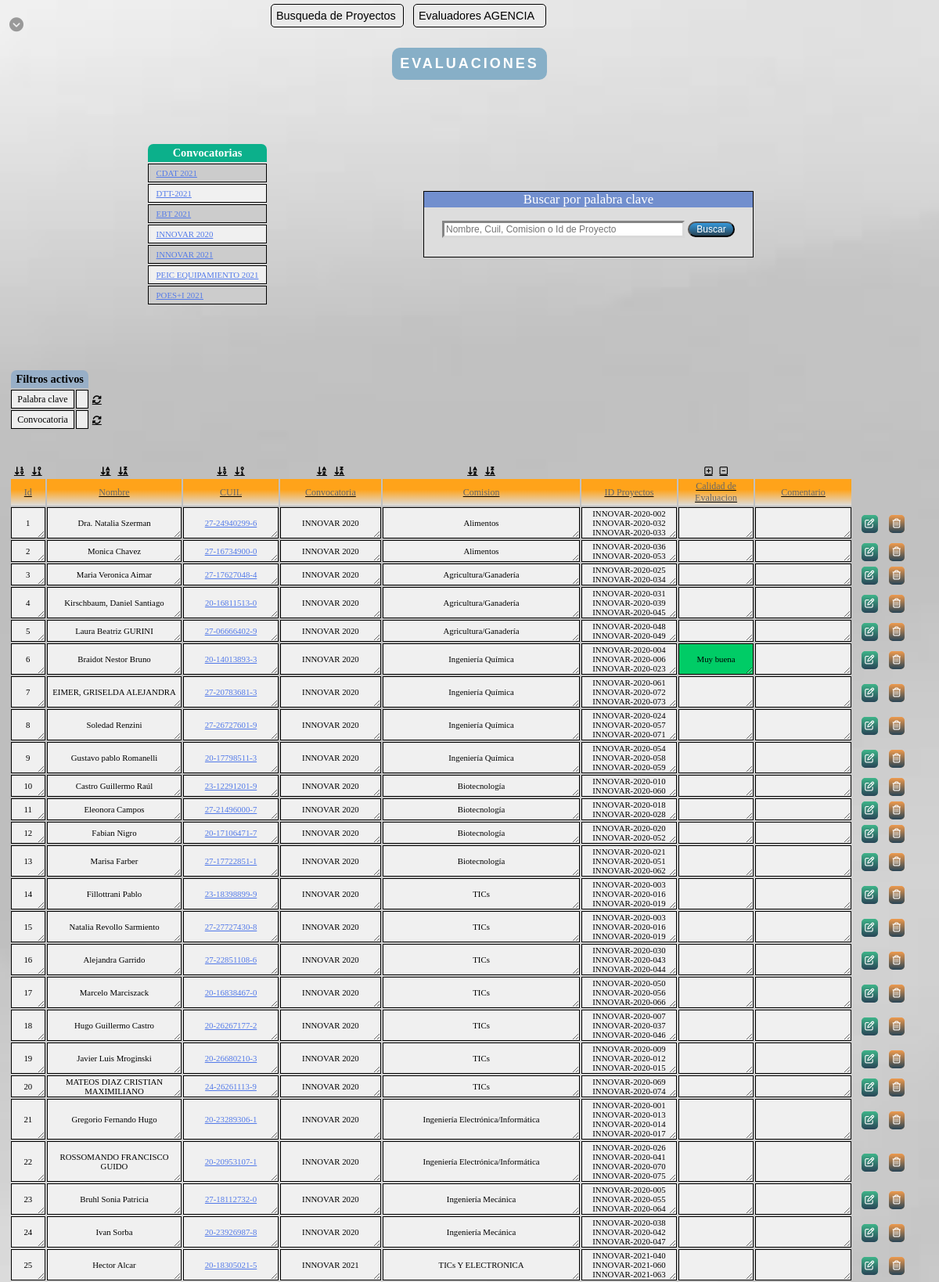
The page /evaluadores/evaluaciones/index.php (upper part) on the database its author committed.
### tables this page shows
CREATE TABLE IF NOT EXISTS `evaluaciones` (
  `Id` int(11) NOT NULL AUTO_INCREMENT,
  `Nombre` text,
  `CUIL` text,
  `Convocatoria` text,
  `Comision` text,
  `ID_Proyectos` text,
  `Evaluacion` text,
  `Comentario` text,
  PRIMARY KEY (`Id`)
);

### evaluadores/evaluaciones/index.php (the view, shortened to what this page needs)
<!DOCTYPE html>
<html>
<head>
	<link rel="stylesheet" type="text/css" href="evaluacionesss.css">
	<link rel="stylesheet" type="text/css" href="nav.css">
	<?php
		function resaltar_frase($string, $frase, $taga = '<b style="color:#E2F516; background-color:red">', $tagb = '</b>')
		{
		return ($string !== '' && $frase !== '')
		? preg_replace('/('.preg_quote($frase, '/').')/i'.('true' ? 'u' : ''), $taga.'\\1'.$tagb, $string)
		: $string;
		}
		if(isset($_GET['orden'])){
			$orden=$_GET['orden'];
		}else{
			$orden='Order by `Id`';
		}
		if(isset($_GET['palabra'])){
			$palabra=$_GET['palabra'];
		}else{
			$palabra='';
		}
		if(isset($_GET['filtro_conv'])){
			$filtro_conv=$_GET['filtro_conv'];
		}else{
			$filtro_conv='';
		}
		if(isset($_GET['f1'])){
			$f1=$_GET['f1'];
		}else{
			$f1='CUIL';
		}
		if(isset($_GET['f2'])){
			$f2=$_GET['f2'];
		}else{
			$f2='Nombre';
		}
		if(isset($_GET['f3'])){
			$f3=$_GET['f3'];
		}else{
			$f3='Comision';
		}
		if(isset($_GET['f4'])){
			$f4=$_GET['f4'];
		}else{
			$f4='Id_Proyectos';
		}
		if(isset($_GET['c1'])){
			$c1=$_GET['c1'];
		}else{
			$c1='Convocatoria';
		}
		include("conexion.php");
		$conexion=$base->query("SELECT * FROM evaluaciones WHERE
			($f1 like '%$palabra%' OR $f2 like '%$palabra%' OR $f3 like '%$palabra%' OR $f4 like '%$palabra%')
			AND ($c1 like '%$filtro_conv%' ) $orden");
		$conexion_conv=$base->query("SELECT `Convocatoria` FROM evaluaciones group by `Convocatoria` ");
		$registros=$conexion->fetchAll(PDO::FETCH_OBJ);
		$filtros=$conexion_conv->fetchAll(PDO::FETCH_OBJ);
	?>
			<div class="navegador">
        <ul id="menu">
          <li><a href="../../Busqueda_proyectos/">Busqueda de Proyectos</a></li>
          <li><a href="">Evaluadores AGENCIA</a>
          </li>
        </ul>
      </div>
</head>
<body background='/BD/Recursos/fondo.jpg'>
	<a href='#inf' title="Bajar" class="subir_bajar sup"><i class="fa-solid fa-circle-chevron-down"></i></a>
<div class="Titulo_Principal"><h1>Evaluaciones</h1></div>
	<div align="center">
		<div class="tabla-filtros">
			<table>
				<th id="filtro-titulo">Convocatorias</th>
				<th></th>
					<?php foreach($filtros as $f):
						$background_color="";
						$color="";
						?>
						<tr>
						<td class="filas-filtros" style="background-color: <?php echo $background_color?>">
							<a style="color:<?php echo $color?>" href="index.php ?orden=<?php echo $orden ?>&c1=Convocatoria&filtro_conv=<?php echo $f->Convocatoria?>&f1=<?php echo $f1?>&f2=<?php echo $f2?>&f3=<?php echo $f3?>&palabra=<?php echo $palabra?>">
								<?php echo $f->Convocatoria;?></a></td>
						</tr>
					<?php endforeach;?>
			</table>
		</div>
		<div class="Busqueda">
			<p>Buscar por palabra clave</p>
			<form method="post" action="">
			<input type="text" autocomplete="off" name="busqueda" value="<?php echo $palabra?>" placeholder="Nombre, Cuil, Comision o Id de Proyecto">
			<input class="btn_buscar" type="submit" name="btn_busqueda" value="Buscar">
			</form>
		</div>
</div>
<div class="filtros-activos">
	<table>
	<th colspan="2">Filtros activos</th>
	<tr><td>Palabra clave</td><td><?php echo $palabra;?></td><td class="btn_filtros"><a class="fa-solid fa-rotate" href="index.php ?&filtro_conv=<?php echo $filtro_conv?>"><span>Reiniciar Filtro de Palabra</span></a></td></tr>
	<tr><td>Convocatoria</td><td><?php echo $filtro_conv;?></td><td class="btn_filtros"><a class="fa-solid fa-rotate" href="index.php ?&palabra=<?php echo $palabra?>"><span>Reiniciar Filtro de Convocatoria</span></a></td></tr>
	</table>
</div>
	<div class="tabla-evaluaciones">
		<form class="form-evaluaciones" method="post" action="">
		<table align="center">
			<tr>
				<td class="btn_filtros">
					<a href="index.php ?orden=Order by `Id` Asc &f1=<?php echo $f1?> &palabra=<?php echo $palabra?>&filtro_conv=<?php echo $filtro_conv?>" class="fas fa-sort-numeric-down"></a>
					<a href="index.php ?orden=Order by `Id` Desc &f1=<?php echo $f1?> &palabra=<?php echo $palabra?>&filtro_conv=<?php echo $filtro_conv?>" class="fas fa-sort-numeric-down-alt"></a>
				</td>
				<td class="btn_filtros">
					<a href="index.php ?orden=Order by `Nombre` Asc &f1=<?php echo $f1?> &palabra=<?php echo $palabra?>&filtro_conv=<?php echo $filtro_conv?>" class="fas fa-sort-alpha-down"></a>
					<a href="index.php ?orden=Order by `Nombre` Desc &f1=<?php echo $f1?> &palabra=<?php echo $palabra?>&filtro_conv=<?php echo $filtro_conv?>" class="fas fa-sort-alpha-down-alt"></a>
				</td>
				<td class="btn_filtros">
					<a href="index.php ?orden=Order by `CUIL` Asc &f1=<?php echo $f1?> &palabra=<?php echo $palabra?>&filtro_conv=<?php echo $filtro_conv?>" class="fas fa-sort-numeric-down"></a>
					<a href="index.php ?orden=Order by `CUIL` Desc &f1=<?php echo $f1?> &palabra=<?php echo $palabra?>&filtro_conv=<?php echo $filtro_conv?>" class="fas fa-sort-numeric-down-alt"></a>
				</td>
				<td class="btn_filtros">
					<a href="index.php ?orden=Order by `Convocatoria` Asc &f1=<?php echo $f1?> &palabra=<?php echo $palabra?>&filtro_conv=<?php echo $filtro_conv?>" class="fas fa-sort-alpha-down"></a>
					<a href="index.php ?orden=Order by `Convocatoria` Desc &f1=<?php echo $f1?> &palabra=<?php echo $palabra?>&filtro_conv=<?php echo $filtro_conv?>" class="fas fa-sort-alpha-down-alt"></a>
				</td>
				<td class="btn_filtros">
					<a href="index.php ?orden=Order by `Comision` Asc &f1=<?php echo $f1?> &palabra=<?php echo $palabra?>&filtro_conv=<?php echo $filtro_conv?>" class="fas fa-sort-alpha-down"></a>
					<a href="index.php ?orden=Order by `Comision` Desc &f1=<?php echo $f1?> &palabra=<?php echo $palabra?>&filtro_conv=<?php echo $filtro_conv?>" class="fas fa-sort-alpha-down-alt"></a>
				</td>
				<td></td>
				<td class="btn_filtros">
					<a href="index.php ?orden=Order by field(Evaluacion,'Muy Buena','Regular','Mala','') &f1=<?php echo $f1?> &palabra=<?php echo $palabra?>&filtro_conv=<?php echo $filtro_conv?>" class="fa-regular fa-square-plus"></a>
					<a href="index.php ?orden=Order by field(Evaluacion,'Mala','Regular','Muy Buena','') &f1=<?php echo $f1?> &palabra=<?php echo $palabra?>&filtro_conv=<?php echo $filtro_conv?>" class="fa-regular fa-square-minus"></a>
				</td>
				<td></td>
				<td></td>
				<td></td>
			</tr>
			<tr>
				<td class="titulos">Id</td>
				<td class="titulos titulo-fijo">Nombre</td>
				<td class="titulos">CUIL</td>
				<td class="titulos">Convocatoria</td>
				<td class="titulos">Comision</td>
				<td class="titulos">ID Proyectos</td>
				<td class="titulos">Calidad de Evaluacion</td>
				<td class="titulos">Comentario</td>
			</tr>
			<?php
			foreach($registros as $persona):
			if($persona->Evaluacion=='Muy buena')
			$colorEvaluacion= '#00cc66';
			if($persona->Evaluacion=="Mala")
			$colorEvaluacion= '#e63900';
			if($persona->Evaluacion=="")
			$colorEvaluacion= '';
			if($palabra==''){
				$Nombre=$persona->Nombre;
				$CUIL=$persona->CUIL;
				$Comision=$persona->Comision;
				$ID_Proyectos=$persona->ID_Proyectos;
			}else{
				$Nombre=eliminar_acentos($persona->Nombre);
				$CUIL=eliminar_acentos($persona->CUIL);
				$Comision=eliminar_acentos($persona->Comision);
				$ID_Proyectos=eliminar_acentos($persona->ID_Proyectos);
			}
			if($c1=='Convocatoria'){
				$Convocatoria=$persona->Convocatoria;
			}else{
				$Convocatoria=eliminar_acentos($persona->Convocatoria);
			}
			?>
			<tr tabindex="3">
				<td class="filas"><div><?php echo $persona->Id?></div></td>
				<td class="filas columna-fija"><div><?php echo resaltar_frase($Nombre,$palabra)?></div></td>
				<td class="filas filas_cuil"><div><a href="/BaseDeDatos/evaluadores/evaluadores/index.php ?f1=CUIL &palabra=<?php echo $persona->CUIL?>" target="_blank"><?php echo resaltar_frase($CUIL,$palabra)?></a></div></td>
				<td class="filas"><div><?php echo resaltar_frase($Convocatoria,$filtro_conv)?></div></td>
				<td class="filas"><div><?php echo resaltar_frase($Comision,$palabra)?></div></td>
				<td class="filas"><div><?php echo resaltar_frase($ID_Proyectos,$palabra)?></div></td>
				<td class="filas" style="background-color:<?php echo $colorEvaluacion?>"><div><?php echo $persona->Evaluacion?></div></td>
				<td class="filas"><div><?php echo $persona->Comentario?></div></td>
      			<td>
      				<div class="boton-td">
	      			<a class="boton_actualizar" title="Editar" href="actualizar.php?Id=<?php echo $persona->Id?>&orden=<?php echo $orden?>&f1=<?php echo $f1?> &palabra=<?php echo $palabra?>&filtro_conv=<?php echo $filtro_conv?>">
	      			<i class="fa-regular fa-pen-to-square"></i></a>
					<a class="boton_borrar" title="Borrar" href="borrar.php?Id= <?php echo $persona->Id?>&orden=<?php echo $orden ?>&f1=<?php echo $f1?> &palabra=<?php echo $palabra?>&filtro_conv=<?php echo $filtro_conv?>" onclick="return  confirm('ELIMINAR <?php echo $persona->Nombre?> de la convocatoria <?php echo $persona->Convocatoria?> ?')">
					<i class="far fa-trash-alt"></i></a>
					</div>
				</td>
			</tr>
			<?php
			endforeach;
			?>
			</table>
		</form>
	</div>
</body>
</html>

### evaluadores/evaluaciones/nav.css (style rules this page uses)
body { margin: 0px; }
.navegador { font-family: Helvetica; display: inline-block; position: absolute; left: 25%; margin: 5px 0; }
ul { list-style: none; margin:0px; }
#menu li>a { background-color: #eaeaea; color: #000; padding: 0.5vw; font-size: 1.2vw; display: block; border-radius: 5px; text-decoration: none; text-align: left; width: 13vw; min-width: 100px; border:1px solid black; margin: 0 0.5vw; }
#menu>li { float: left; text-align:left; }

### rows shown on the page
evaluaciones: Id "1", Nombre "Dra. Natalia Szerman", CUIL "27-24940299-6", Convocatoria "INNOVAR 2020", Comision "Alimentos", ID_Proyectos "INNOVAR-2020-002 INNOVAR-2020-032 INNOVAR-2020-033"
evaluaciones: Id "2", Nombre "Monica Chavez", CUIL "27-16734900-0", Convocatoria "INNOVAR 2020", Comision "Alimentos", ID_Proyectos "INNOVAR-2020-036 INNOVAR-2020-053"
evaluaciones: Id "3", Nombre "Maria Veronica Aimar", CUIL "27-17627048-4", Convocatoria "INNOVAR 2020", Comision "Agricultura/Ganadería", ID_Proyectos "INNOVAR-2020-025 INNOVAR-2020-034"
evaluaciones: Id "4", Nombre "Kirschbaum, Daniel Santiago", CUIL "20-16811513-0", Convocatoria "INNOVAR 2020", Comision "Agricultura/Ganadería", ID_Proyectos "INNOVAR-2020-031 INNOVAR-2020-039 INNOVAR-2020-045"
evaluaciones: Id "5", Nombre "Laura Beatriz GURINI", CUIL "27-06666402-9", Convocatoria "INNOVAR 2020", Comision "Agricultura/Ganadería", ID_Proyectos "INNOVAR-2020-048 INNOVAR-2020-049"
evaluaciones: Id "6", Nombre "Braidot Nestor Bruno", CUIL "20-14013893-3", Convocatoria "INNOVAR 2020", Comision "Ingeniería Química", ID_Proyectos "INNOVAR-2020-004 INNOVAR-2020-006 INNOVAR-2020-023", Evaluacion "Muy buena"
evaluaciones: Id "7", Nombre "EIMER, GRISELDA ALEJANDRA", CUIL "27-20783681-3", Convocatoria "INNOVAR 2020", Comision "Ingeniería Química", ID_Proyectos "INNOVAR-2020-061 INNOVAR-2020-072 INNOVAR-2020-073"
evaluaciones: Id "8", Nombre "Soledad Renzini", CUIL "27-26727601-9", Convocatoria "INNOVAR 2020", Comision "Ingeniería Química", ID_Proyectos "INNOVAR-2020-024 INNOVAR-2020-057 INNOVAR-2020-071"
evaluaciones: Id "9", Nombre "Gustavo pablo Romanelli", CUIL "20-17798511-3", Convocatoria "INNOVAR 2020", Comision "Ingeniería Química", ID_Proyectos "INNOVAR-2020-054 INNOVAR-2020-058 INNOVAR-2020-059"
evaluaciones: Id "10", Nombre "Castro Guillermo Raúl", CUIL "23-12291201-9", Convocatoria "INNOVAR 2020", Comision "Biotecnología", ID_Proyectos "INNOVAR-2020-010 INNOVAR-2020-060"
evaluaciones: Id "11", Nombre "Eleonora Campos", CUIL "27-21496000-7", Convocatoria "INNOVAR 2020", Comision "Biotecnología", ID_Proyectos "INNOVAR-2020-018 INNOVAR-2020-028"
evaluaciones: Id "12", Nombre "Fabian Nigro", CUIL "20-17106471-7", Convocatoria "INNOVAR 2020", Comision "Biotecnología", ID_Proyectos "INNOVAR-2020-020 INNOVAR-2020-052"
evaluaciones: Id "13", Nombre "Marisa Farber", CUIL "27-17722851-1", Convocatoria "INNOVAR 2020", Comision "Biotecnología", ID_Proyectos "INNOVAR-2020-021 INNOVAR-2020-051 INNOVAR-2020-062"
evaluaciones: Id "14", Nombre "Fillottrani Pablo", CUIL "23-18398899-9", Convocatoria "INNOVAR 2020", Comision "TICs", ID_Proyectos "INNOVAR-2020-003 INNOVAR-2020-016 INNOVAR-2020-019"
evaluaciones: Id "15", Nombre "Natalia Revollo Sarmiento", CUIL "27-27727430-8", Convocatoria "INNOVAR 2020", Comision "TICs", ID_Proyectos "INNOVAR-2020-003 INNOVAR-2020-016 INNOVAR-2020-019"
evaluaciones: Id "16", Nombre "Alejandra Garrido", CUIL "27-22851108-6", Convocatoria "INNOVAR 2020", Comision "TICs", ID_Proyectos "INNOVAR-2020-030 INNOVAR-2020-043 INNOVAR-2020-044"
evaluaciones: Id "17", Nombre "Marcelo Marciszack", CUIL "20-16838467-0", Convocatoria "INNOVAR 2020", Comision "TICs", ID_Proyectos "INNOVAR-2020-050 INNOVAR-2020-056 INNOVAR-2020-066"
evaluaciones: Id "18", Nombre "Hugo Guillermo Castro", CUIL "20-26267177-2", Convocatoria "INNOVAR 2020", Comision "TICs", ID_Proyectos "INNOVAR-2020-007 INNOVAR-2020-037 INNOVAR-2020-046"
evaluaciones: Id "19", Nombre "Javier Luis Mroginski", CUIL "20-26680210-3", Convocatoria "INNOVAR 2020", Comision "TICs", ID_Proyectos "INNOVAR-2020-009 INNOVAR-2020-012 INNOVAR-2020-015"
evaluaciones: Id "20", Nombre "MATEOS DIAZ CRISTIAN MAXIMILIANO", CUIL "24-26261113-9", Convocatoria "INNOVAR 2020", Comision "TICs", ID_Proyectos "INNOVAR-2020-069 INNOVAR-2020-074"
evaluaciones: Id "21", Nombre "Gregorio Fernando Hugo", CUIL "20-23289306-1", Convocatoria "INNOVAR 2020", Comision "Ingeniería Electrónica/Informática", ID_Proyectos "INNOVAR-2020-001 INNOVAR-2020-013 INNOVAR-2020-014 INNOVAR-2020-017"
evaluaciones: Id "22", Nombre "ROSSOMANDO FRANCISCO GUIDO", CUIL "20-20953107-1", Convocatoria "INNOVAR 2020", Comision "Ingeniería Electrónica/Informática", ID_Proyectos "INNOVAR-2020-026 INNOVAR-2020-041 INNOVAR-2020-070 INNOVAR-2020-075"
evaluaciones: Id "23", Nombre "Bruhl Sonia Patricia", CUIL "27-18112732-0", Convocatoria "INNOVAR 2020", Comision "Ingeniería Mecánica", ID_Proyectos "INNOVAR-2020-005 INNOVAR-2020-055 INNOVAR-2020-064"
evaluaciones: Id "24", Nombre "Ivan Sorba", CUIL "20-23926987-8", Convocatoria "INNOVAR 2020", Comision "Ingeniería Mecánica", ID_Proyectos "INNOVAR-2020-038 INNOVAR-2020-042 INNOVAR-2020-047"
evaluaciones: Id "25", Nombre "Hector Alcar", CUIL "20-18305021-5", Convocatoria "INNOVAR 2021", Comision "TICs Y ELECTRONICA", ID_Proyectos "INNOVAR-2021-040 INNOVAR-2021-060 INNOVAR-2021-063"

### other values the page prints
$f->Convocatoria "CDAT 2021"
$f->Convocatoria "DTT-2021"
$f->Convocatoria "EBT 2021"
$f->Convocatoria "INNOVAR 2020"
$f->Convocatoria "INNOVAR 2021"
$f->Convocatoria "PEIC EQUIPAMIENTO 2021"
$f->Convocatoria "POES+I 2021"
